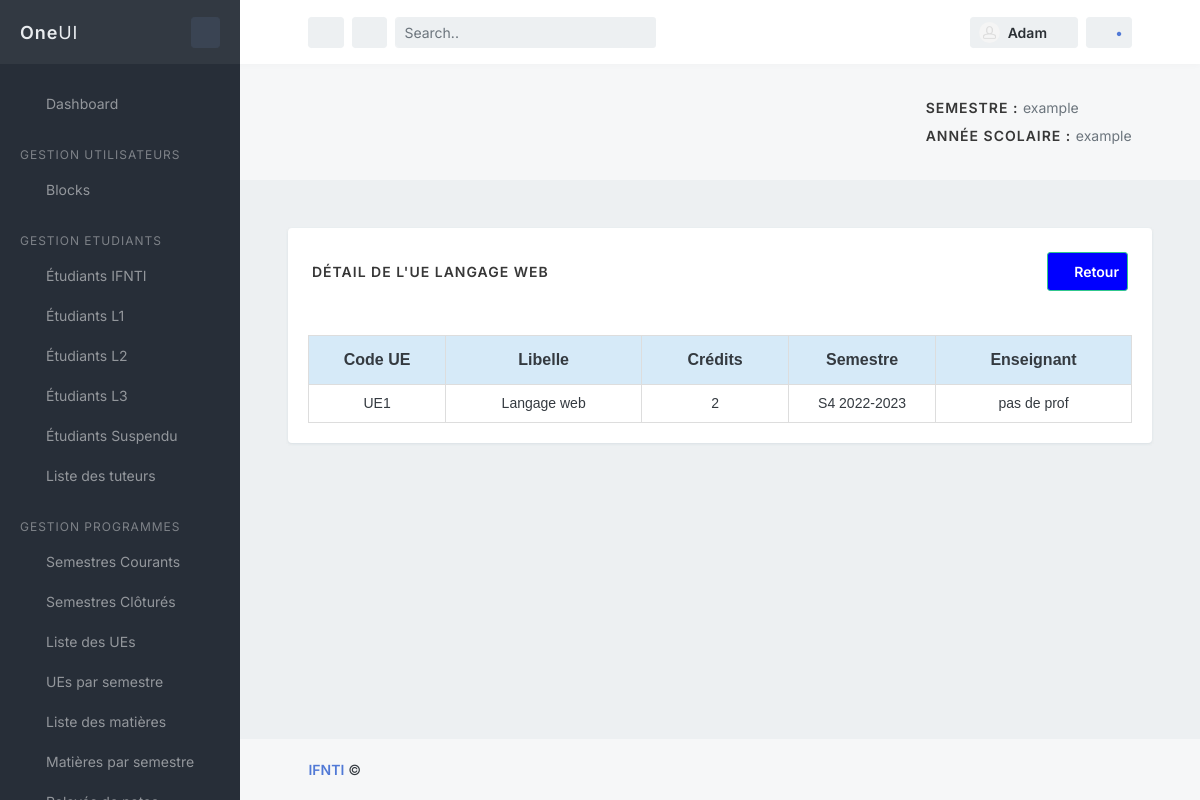
The app's page /main/detail_ue/1/ with its own data.
### main/models.py (models this page shows, shortened)
class Ue(models.Model):
    codeUE = models.CharField(max_length=50, verbose_name="Code de l'UE")
    libelle = models.CharField(max_length=100)
    TYPES = [("L", "Licence")]
    type = models.CharField(max_length=1, choices=TYPES, null=True)
    nbreCredits = models.IntegerField(verbose_name="Nombre de crédit")
    heures = models.DecimalField(blank=True, max_digits=4, decimal_places=1, validators=[MinValueValidator(1)])
    enseignant = models.ForeignKey('Enseignant', on_delete=models.CASCADE,verbose_name="Enseignant", null=True, blank=True)
    semestre = models.ForeignKey('Semestre', on_delete=models.CASCADE, verbose_name="Semestre")
    class Meta:
        verbose_name_plural = 'UE'

class Semestre(models.Model):
    id = models.CharField(primary_key=True, blank=True, max_length=14)
    CHOIX_SEMESTRE = [('S1', 'Semestre1'), ('S2', 'Semestre2'), ('S3', 'Semestre3'), ('S4', 'Semestre4'), ('S5', 'Semestre5'), ('S6', 'Semestre6')]
    libelle = models.CharField(max_length=30, choices=CHOIX_SEMESTRE)
    credits = models.IntegerField(default=30)
    semestreCourant = models.BooleanField(default=False, verbose_name="Semestre acutuelle", null=True)
    anneescolaire = models.ForeignKey('AnneeUniversitaire', on_delete=models.CASCADE, verbose_name="Année universitaire")
    """clef Semestre"""
    """def save(self):
        if not self.id: self.id = self.libelle +"-"+ str("A revoir avec malik")
        return super().save()
"""
    def save(self):
        if not self.id: self.id = self.libelle +"-"+ str(self.anneescolaire)
        return super().save()
    def __str__(self):
        return self.libelle + " " + str(self.anneescolaire)
    class Meta:
        unique_together = [["libelle"]]

class AnneeUniversitaire(models.Model):
    anneeUniv = models.CharField(max_length=300, verbose_name="Année universitaire")
    anneeUnivCourante = models.BooleanField(default=False, verbose_name="Année universitaire acutuelle", null=True)
    def __str__(self):
        return str(self.anneeUniv)

### main/views.py (the view)
# urls.py: path('detail_ue/<int:id>/', views.detailUe, name='detail_ue'),
def detailUe(request, id):
	ue = get_object_or_404(Ue, id=id)
	return render(request, "ues/detailUe.html", {"ue":ue})

### main/templates/ues/detailUe.html (shortened to what this page needs)
{% extends '../index.html' %}
{% block content %}
<div class="block block-rounded m-5">
    <div class="block-header p-4">
        <h3 class="block-title">Détail de l'UE {{ue.libelle}}</h3>
        <a class="btn btn-sm btn-success" href="{% url 'main:liste_des_ues' %}" style="padding: 8px; float: right; background-color: blue; color: white;"><i class="fas fa-chevron-left fa-lg"></i>
            Retour</a>
            </div>
    <div class="block-content block-content-full">
                <table id="etudiant">
            <thead>
                <tr>
                    <th class="text-center" style="width: 14%;">Code UE</th>
                    <th class="text-center" style="width: 20%;">Libelle</th>
                    <th class="text-center" style="width: 15%;">Crédits</th>
                    <th class="text-center" style="width: 15%;">Semestre</th>
                    <th class="text-center" style="width: 20%;">Enseignant</th>
                </tr>
            </thead>
            <tbody>
                <tr>
                    <td class="text-center font-size-sm">{{ue.codeUE}}</td>
                    <td class="text-center font-size-sm">{{ue.libelle}}</td>
                    <td class="text-center font-size-sm">{{ue.nbreCredits}}</td>
                    <td class="text-center font-size-sm">{{ue.semestre}}</td>
                    <td class="text-center font-size-sm">
                        {% if ue.enseignant %}
                            {{ue.enseignant}}
                        {% else %}
                            pas de prof
                        {% endif %}
                    </td>
                </tr>
            </tbody>
        </table>
    </div>
</div>
{% endblock %}

### main/templates/ues/detailUe.html (style rules this page uses)
#etudiant { font-family: Arial, Helvetica, sans-serif; border-collapse: collapse; width: 100%; }
#etudiant td,#etudiant th { border: 1px solid #ddd; padding: 8px; }
#etudiant th { padding-top: 12px; padding-bottom: 12px; text-align: left; background-color: #d6eaf8; }

### records on screen
Ue: libelle "LANGAGE WEB", codeUE "UE1", libelle "Langage web", nbreCredits "2", semestre "S4 2022-2023"
